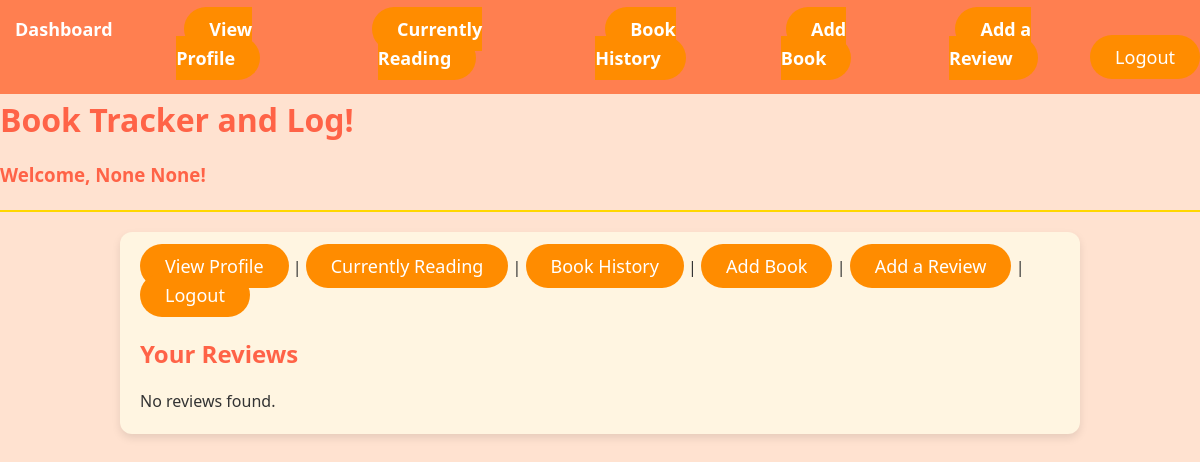
Page /project/ (signed in) on the earlier database version.
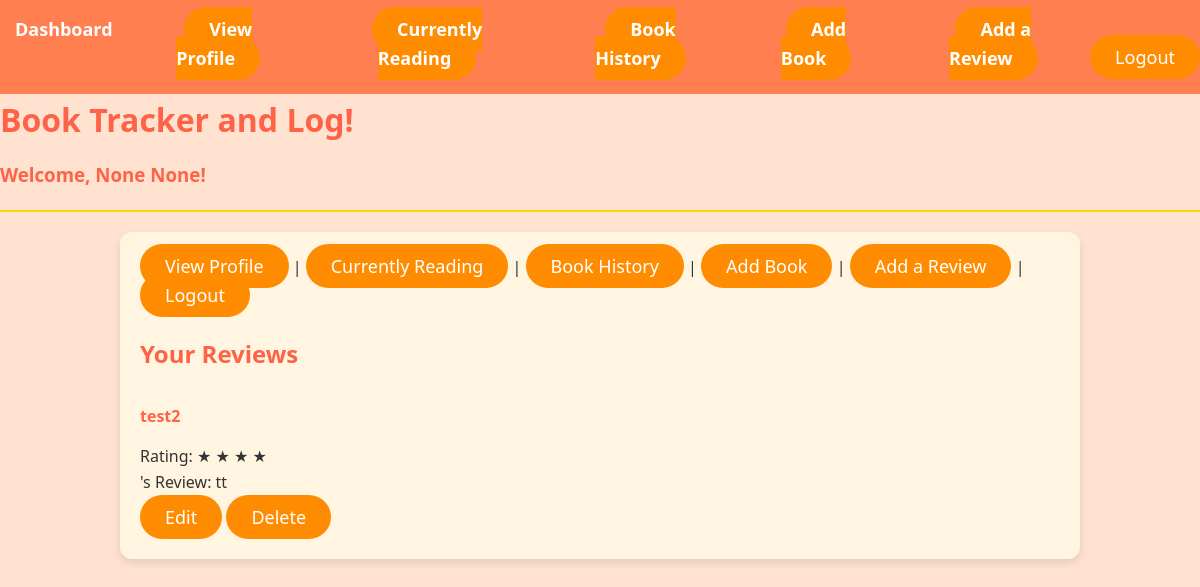
Same page on the later database version.
### project/models.py (models this page shows, shortened)
class Review(models.Model):
    book = models.ForeignKey(Book, on_delete=models.CASCADE)
    review = models.TextField(blank=False, max_length=250, null=True)
    user = models.ForeignKey(Reader, on_delete=models.CASCADE, related_name="reviews")
    rating = models.IntegerField(blank=False, null=True)

class Book(models.Model):
    title = models.CharField(max_length=200)
    author = models.CharField(max_length=200)
    description = models.TextField(default="No description available")
    is_read = models.BooleanField(default=False)
    is_currently_reading = models.BooleanField(default=False)
    reader = models.ForeignKey(Reader, on_delete=models.CASCADE)

### project/views.py (the view, shortened to what this page needs)
# urls.py: path('', views.DashboardDetailView.as_view(), name="dashboard"),
class DashboardDetailView(LoginRequiredMixin, DetailView):
    model = Reader
    template_name = 'project/dashboard.html'
    context_object_name = 'reader'
    def get_object(self, queryset=None):
        user = self.request.user
        reader, created = Reader.objects.get_or_create(user=user)
        return reader
    def get_context_data(self, **kwargs):
        context = super().get_context_data(**kwargs)
        try:
            reader = Reader.objects.get(user=self.request.user)
            reviews = Review.objects.filter(user=reader)
            context['reviews'] = reviews
        except Reader.DoesNotExist:
            context['reviews'] = None
        return context

### project/templatetags/custom_filters.py (called while the page is built)
@register.filter
def range_filter(value):
    try:
        return range(int(value))
    except (ValueError, TypeError):
        return []

### project/templates/project/dashboard.html (shortened to what this page needs)
{% extends 'project/base.html' %}
{% block content %}
{% load custom_filters %}
<h3>Welcome, {{reader.first_name}} {{reader.last_name}}!</h3>
<hr>
<div class="container">
    <a href="{% url 'show_user' user.id %}" class="btn">View Profile</a>
    | <a href="{% url 'currently_reading' %}" class="btn">Currently Reading</a>
    | <a href="{% url 'book_history' %}" class="btn">Book History</a>
    | <a href="{% url 'add_book' %}" class="btn">Add Book</a>
    | <a href="{% url 'add_review' %}" class="btn">Add a Review</a>
    | <a href="{% url 'logout' %}" class="btn">Logout</a>
    <br><br>
    <h2>Your Reviews</h2>
    {% if reviews %}
        {% for review in reviews %}
            <div class="review-container">
                <h4>{{ review.book.title }}</h4>
                <p>Rating:
                    {% for i in review.rating|range_filter %}
                        <span>★</span>
                    {% endfor %}
                </p>
                <p><a href="{% url 'show_user' review.id %}">{{ user.first_name }}</a>'s Review: {{ review.review }}</p>
                <a href="{% url 'edit_review' review.id %}" class="btn">Edit</a>
                <form action="{% url 'delete_review' review.id %}" method="POST" style="display:inline;">
                    <button type="submit" class="btn">Delete</button>
                </form>
            </div>
        {% endfor %}
    {% else %}
        <p>No reviews found.</p>
    {% endif %}
</div>
{% endblock %}

Differences in the rows shown:
added Review: book "test2", rating 4 (drawn), review "tt"
Other differences:
text no longer shown: "No reviews found."
